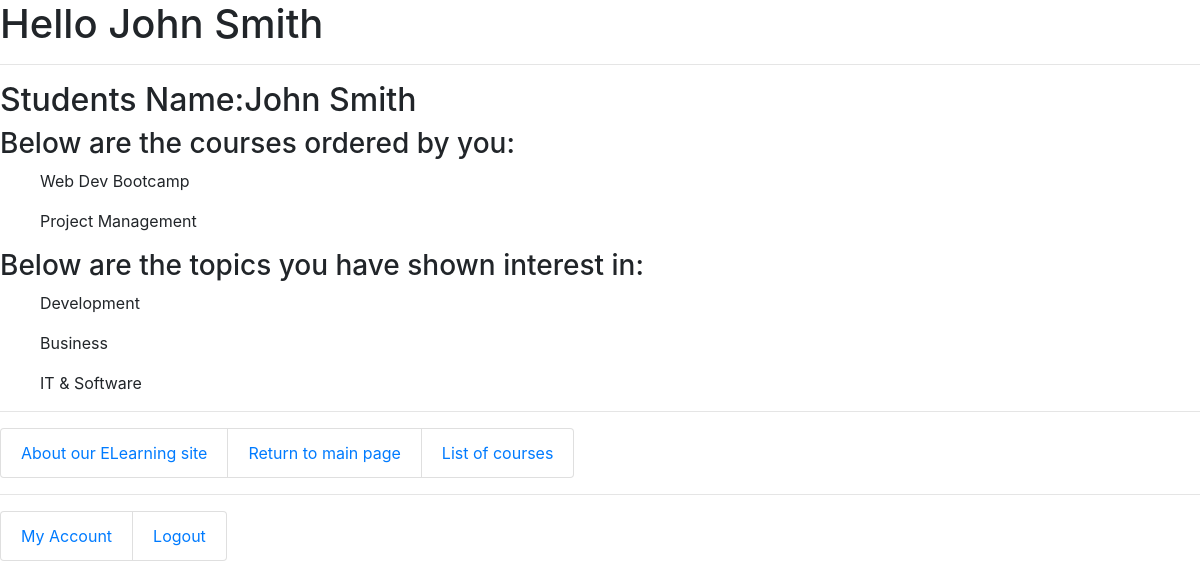
The app's page /myapp/myaccount (signed in) with its own data.
### myapp/models.py (models this page shows, shortened)
class Order(models.Model):
    course = models.ForeignKey(Course, on_delete=models.CASCADE)
    student = models.ForeignKey(Student, on_delete=models.CASCADE)
    levels = models.PositiveIntegerField()
    order_choice = [(0, 'Cancelled'), (1, 'Order Confirmed')]
    order_status = models.IntegerField(choices=order_choice, default=1)
    order_date = models.DateField()

class Course(models.Model):
    topic = models.ForeignKey(Topic, related_name='courses', on_delete=models.CASCADE)
    name = models.CharField(max_length=200)
    price = models.DecimalField(max_digits=10, decimal_places=2, validators=[MaxValueValidator(200), MinValueValidator(100)])
    for_everyone = models.BooleanField(default=True)
    interested = models.PositiveIntegerField(default=0)
    stages = models.PositiveIntegerField(default=3)
    description = models.TextField(max_length=300, null=True, blank=True)

class Topic(models.Model):
    name = models.CharField(max_length=200)
    category = models.CharField(max_length=200, blank=False, default='Dev')

### myapp/views.py (the view)
# urls.py: path(r'myaccount',views.myaccount, name='myaccount'),
def myaccount(request):
    if (request.user.is_authenticated):
        count = Student.objects.filter(username__iexact=request.user.username).count()
        if count == 1:
            student_details = Student.objects.get(username__iexact=request.user.username)
            course_order = Order.objects.filter(student__username__iexact=request.user.username)
            topic_interested = Student.objects.get(first_name__iexact=request.user.username).interested_in.all()
            return render(request, 'myapp/myaccount.html',
                          {'student_details': student_details, 'course_order': course_order,
                           'topic_interested': topic_interested})
        else:
            msg = 'You are not a registered student'
            return render(request, 'myapp/order_response.html', {'msg': msg})
    else:
        msg = 'Not Logged In'
        return HttpResponseRedirect(reverse('myapp:user_login'))

### myapp/templates/myapp/myaccount.html (shortened to what this page needs)
{% extends 'myapp/base.html' %}
{% block body_block %}
<h2>Students Name:{{ student_details.first_name }} {{ student_details.last_name }}</h2>
    <h3>Below are the courses ordered by you:</h3>
    <ol>
        {% for cor in course_order %}
            {{ cor.course.name }}
        {% endfor %}
    </ol>
    <h3>Below are the topics you have shown interest in:</h3>
    <ol>
        {% for top in topic_interested %}
            {{ top.category }}
        {% endfor %}
    </ol>
{% endblock %}

### myapp/templates/myapp/base.html (shortened to what this page needs)
<!DOCTYPE html>
{% load static %}
<html>
    <head>
        <link rel="stylesheet" href="https://stackpath.bootstrapcdn.com/bootstrap/4.5.2/css/bootstrap.min.css">
    </head>
    <body>
        <div>
            <h1>{% block myhdg %}Hello
                {% if request.session.username %}
                    {{ request.session.first_name }} {{ request.session.last_name }}
                {% else %}
                    User
                {% endif %}
            {% endblock %}</h1>
        <hr/>
            {% block body_block %}*** {% endblock %}
        </div>
        <hr/>
        <div>
            <ul class="list-group list-group-horizontal">
                <li class="list-group-item"><a href="{% url 'myapp:about' %}">About our ELearning site</a></li>
                <li class="list-group-item"><a href = "{% url 'myapp:index' %}">Return to main page</a></li>
                <li class="list-group-item"><a href = "{% url 'myapp:courses' %}">List of courses</a></li>
            </ul>
         </div>
        <hr/>
        <div>
            {% if request.session.username %}
                <ul class="list-group list-group-horizontal">
                    <li class="list-group-item"><a href="{% url 'myapp:myaccount' %}">My Account</a></li>
                    <li class="list-group-item"><a href = "{% url 'myapp:user_logout' %}">Logout</a></li>
                </ul>
            {% endif %}
        </div>
 </body>
</html>

### records on screen
Order: course.name "Web Dev Bootcamp"
Order: course.name "Project Management"
Topic: category "Development"
Topic: category "Business"
Topic: category "IT & Software"

### other values on screen
{{ request.session.first_name }} "John"
{{ request.session.last_name }} "Smith"
{{ student_details.first_name }} "John"
{{ student_details.last_name }} "Smith"
